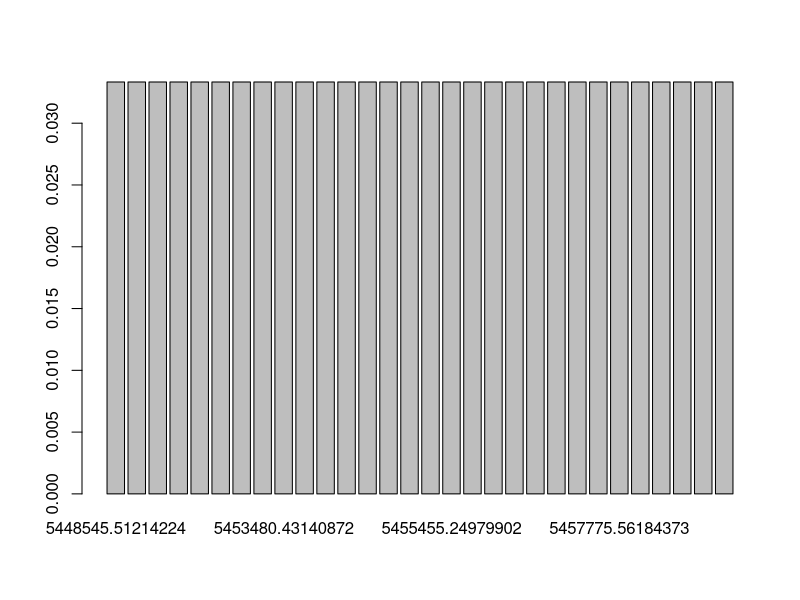

Recreate this plot in R.
nmuestra <- 10^6
nrepeticiones <- 30
vectorsuma <- NA

x=runif(1000,1,10)
x

for (i in 1:nrepeticiones)
    vectorsuma[i] <- sum(sample(x, nmuestra, replace=TRUE))

nim <- table(vectorsuma)
fim <- nim/sum(nim)
barplot(fim)
